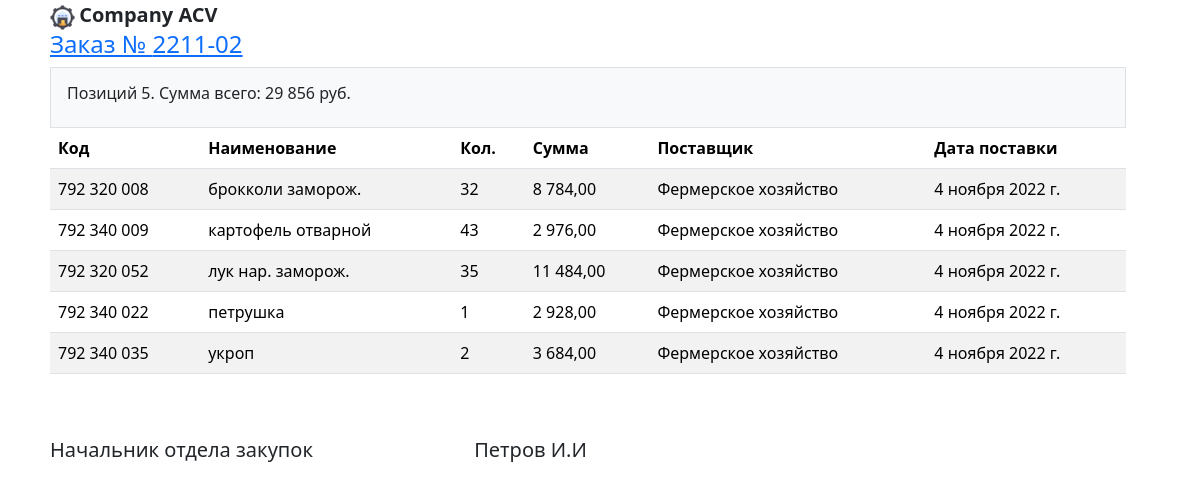
Before: /acore/order-print with the older database file.
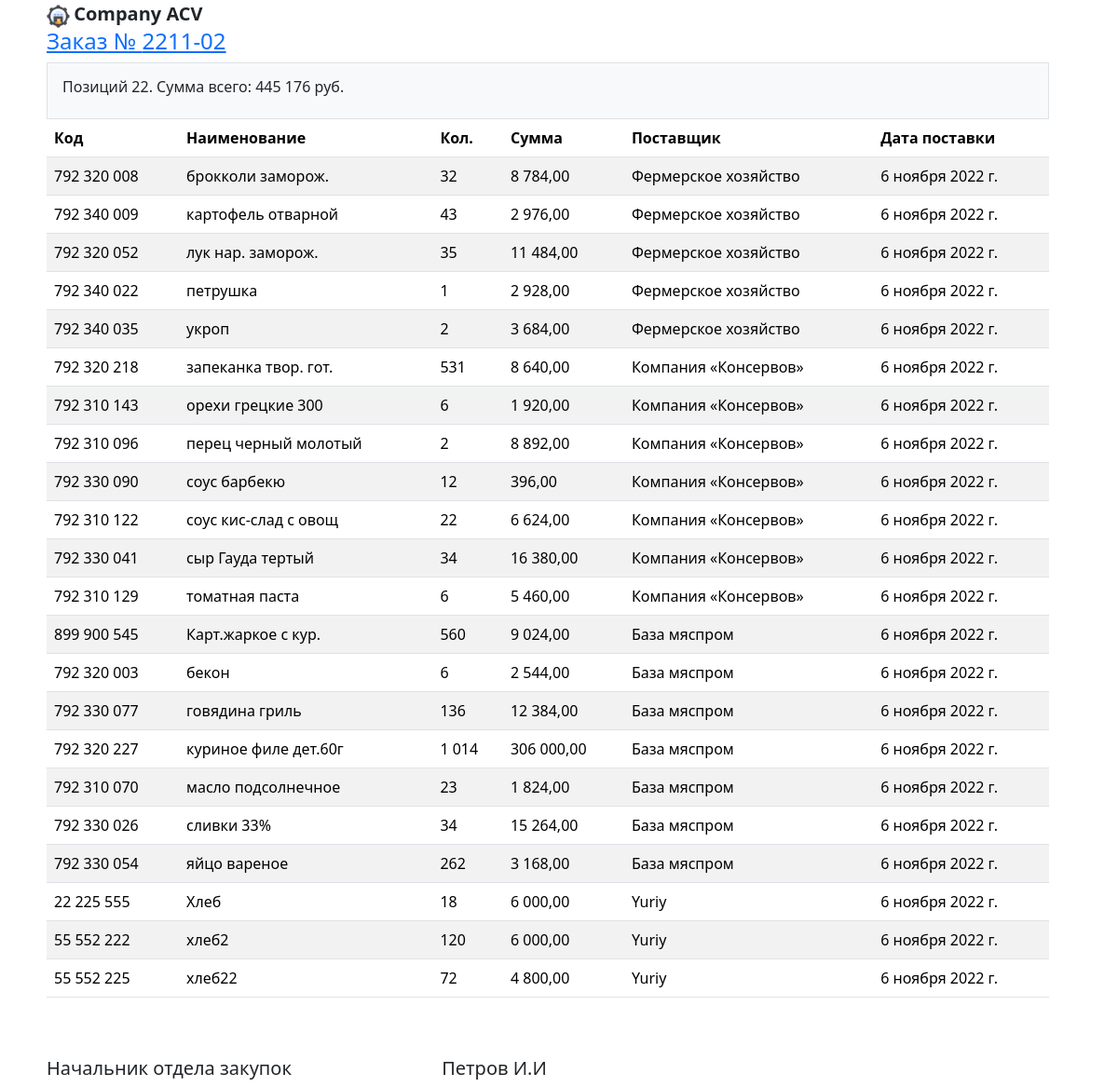
After: the same page with the newer database file.
### acore/models.py (models this page shows, shortened)
class Order(models.Model):
    code=models.DecimalField(max_digits=12, help_text="Не более 12 знаков",decimal_places=0,null=True,verbose_name='Код')
    name = models.CharField(max_length=200, help_text="Не более 200 знаков", db_index=True)
    order_number = models.CharField(max_length=10, help_text="Не более 10 знаков",)
    order= models.IntegerField(verbose_name='Заказ, ед.')
    order_cost=models.DecimalField(max_digits=10, help_text="Не более 10 знаков",decimal_places=2, null=True)
    supply_pack = models.IntegerField(verbose_name='Упаковка, ед.', null=True, default=1)
    supplier=models.CharField(max_length=200, help_text="Не более 200 знаков", null=True)
    delivery_date = models.DateField(verbose_name='Дата поставки')
    created_date = models.DateField(auto_now_add=True)
    class Meta:
        ordering = ['-supplier','name']
        verbose_name = 'Заказ'
        verbose_name_plural = 'Заказ'

### acore/views.py (the view)
# urls.py: path('order-print', order_print, name='print'),
def order_print(request):
    order=Order.objects.all()
    summ_order = Order.objects.aggregate(sum_order=Sum('order_cost')).get('sum_order')
    order_costs=summ_order
    context={
        'title':'Заказ',
        'order': order,
        'order_costs':order_costs,
        'order_number': datetime.today().strftime("%y%m-%d")
    }
    return render(request,  'print/order_print.html', context)

### acore/templates/print/order_print.html (shortened to what this page needs)
{% load static %}
<!DOCTYPE html>
<html lang="ru">
<head>
  {% bootstrap_css %}
  <link rel="stylesheet" type="text/css" href="{% static 'css/style.css' %}">
</head>
<body>
  <div class="col-12 row justify-content-center" style="font-size:1rem">
    <div class="col-11 ">
      <img width=" 25px" src="/home/yury/MyPro/my_mms/mms22/static/im-icon.png">
      <a style="font-size:1.25rem">
        <b> Company
          ACV</b>
      </a>
      <h4><a href="{% url 'my-pdf' %}">Заказ № {{order_number}} </a></h4>
      <div class="p-3 border bg-light">
        <h6>Позиций {{order.count}}. Сумма всего: {{order_costs}} руб. </h6>
      </div>
      <table class="table table-striped">
        <thead style="position: sticky;
  top: -1px;
  z-index: 2;background: #9d9e9e;">
          <tr>
            <th scope="col">Код</th>
            <th scope="col">Наименование</th>
            <th scope="col">Кол.</th>
            <th scope="col">Сумма</th>
            <th scope="col">Поставщик</th>
            <th scope="col">Дата поставки</th>
          </tr>
        </thead>
        <tbody>
          {% for item in order %}
          <tr>
            <td>{{item.code}}</td>
            <td>{{item.name}}</td>
            <td>{{item.order}}</td>
            <td>{{item.order_cost}}</td>
            <td>{{item.supplier}}</td>
            <td>{{item.delivery_date}}</td>
          </tr>
          {% endfor %}
        </tbody>
      </table>
    </div>
    <div class="col-11  mt-5 ">
      <h5 class=" mx-auto">Начальник отдела закупок
        &nbsp &nbsp &nbsp &nbsp &nbsp &nbsp &nbsp &nbsp &nbsp &nbsp &nbsp &nbsp &nbsp &nbsp &nbsp
        Петров
        И.И
      </h5>
    </div>
  </div>
</body>
</html>

Changed rows visible on the page:
removed Order: code "792 320 008", name "брокколи заморож.", order "32", order_cost "8 784,00", supplier "Фермерское хозяйство", delivery_date "4 ноября 2022 г."
removed Order: code "792 340 009", name "картофель отварной", order "43", order_cost "2 976,00", supplier "Фермерское хозяйство", delivery_date "4 ноября 2022 г."
removed Order: code "792 320 052", name "лук нар. заморож.", order "35", order_cost "11 484,00", supplier "Фермерское хозяйство", delivery_date "4 ноября 2022 г."
removed Order: code "792 340 022", name "петрушка", order "1", order_cost "2 928,00", supplier "Фермерское хозяйство", delivery_date "4 ноября 2022 г."
removed Order: code "792 340 035", name "укроп", order "2", order_cost "3 684,00", supplier "Фермерское хозяйство", delivery_date "4 ноября 2022 г."
added Order: code "792 320 008", name "брокколи заморож.", order "32", order_cost "8 784,00", supplier "Фермерское хозяйство", delivery_date "6 ноября 2022 г."
added Order: code "792 340 009", name "картофель отварной", order "43", order_cost "2 976,00", supplier "Фермерское хозяйство", delivery_date "6 ноября 2022 г."
added Order: code "792 320 052", name "лук нар. заморож.", order "35", order_cost "11 484,00", supplier "Фермерское хозяйство", delivery_date "6 ноября 2022 г."
added Order: code "792 340 022", name "петрушка", order "1", order_cost "2 928,00", supplier "Фермерское хозяйство", delivery_date "6 ноября 2022 г."
added Order: code "792 340 035", name "укроп", order "2", order_cost "3 684,00", supplier "Фермерское хозяйство", delivery_date "6 ноября 2022 г."
added Order: code "792 320 218", name "запеканка твор. гот.", order "531", order_cost "8 640,00", supplier "Компания «Консервов»", delivery_date "6 ноября 2022 г."
added Order: code "792 310 143", name "орехи грецкие 300", order "6", order_cost "1 920,00", supplier "Компания «Консервов»", delivery_date "6 ноября 2022 г."
added Order: code "792 310 096", name "перец черный молотый", order "2", order_cost "8 892,00", supplier "Компания «Консервов»", delivery_date "6 ноября 2022 г."
added Order: code "792 330 090", name "соус барбекю", order "12", order_cost "396,00", supplier "Компания «Консервов»", delivery_date "6 ноября 2022 г."
added Order: code "792 310 122", name "соус кис-слад с овощ", order "22", order_cost "6 624,00", supplier "Компания «Консервов»", delivery_date "6 ноября 2022 г."
added Order: code "792 330 041", name "сыр Гауда тертый", order "34", order_cost "16 380,00", supplier "Компания «Консервов»", delivery_date "6 ноября 2022 г."
added Order: code "792 310 129", name "томатная паста", order "6", order_cost "5 460,00", supplier "Компания «Консервов»", delivery_date "6 ноября 2022 г."
added Order: code "899 900 545", name "Карт.жаркое с кур.", order "560", order_cost "9 024,00", supplier "База мяспром", delivery_date "6 ноября 2022 г."
added Order: code "792 320 003", name "бекон", order "6", order_cost "2 544,00", supplier "База мяспром", delivery_date "6 ноября 2022 г."
added Order: code "792 330 077", name "говядина гриль", order "136", order_cost "12 384,00", supplier "База мяспром", delivery_date "6 ноября 2022 г."
added Order: code "792 320 227", name "куриное филе дет.60г", order "1 014", order_cost "306 000,00", supplier "База мяспром", delivery_date "6 ноября 2022 г."
added Order: code "792 310 070", name "масло подсолнечное", order "23", order_cost "1 824,00", supplier "База мяспром", delivery_date "6 ноября 2022 г."
added Order: code "792 330 026", name "сливки 33%", order "34", order_cost "15 264,00", supplier "База мяспром", delivery_date "6 ноября 2022 г."
added Order: code "792 330 054", name "яйцо вареное", order "262", order_cost "3 168,00", supplier "База мяспром", delivery_date "6 ноября 2022 г."
added Order: code "22 225 555", name "Хлеб", order "18", order_cost "6 000,00", supplier "Yuriy", delivery_date "6 ноября 2022 г."
added Order: code "55 552 222", name "хлеб2", order "120", order_cost "6 000,00", supplier "Yuriy", delivery_date "6 ноября 2022 г."
added Order: code "55 552 225", name "хлеб22", order "72", order_cost "4 800,00", supplier "Yuriy", delivery_date "6 ноября 2022 г."
Other visible differences:
{{ order.count }}: "5" → "22"
{{ order_costs }}: "29 856" → "445 176"
